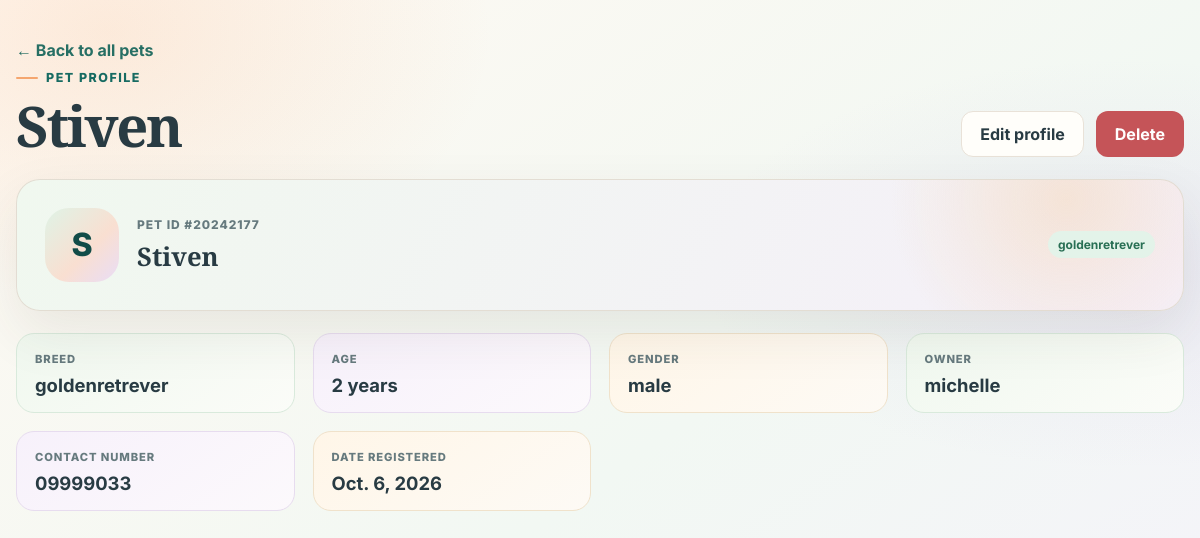
The page /pets/3/ on the database its author committed.
### Elemino_project/Elemino_app/models.py (models this page shows, shortened)
class Performance(models.Model):
    pet_id = models.IntegerField(unique=True)
    pet_name = models.CharField(max_length=100)
    pet_type = models.CharField(max_length=100)
    breed = models.CharField(max_length=100)
    age = models.IntegerField()
    gender = models.CharField(max_length=100)
    owner_name = models.CharField(max_length=100)
    contact_number = models.CharField(max_length=100)
    date_registered = models.DateField()
    class Meta:
        ordering = ['pet_name']

### Elemino_project/Elemino_app/views.py (the view)
# urls.py: path('pets/<int:pk>/', views.pet_detail, name='pet_detail'),
def pet_detail(request, pk):
    pet = get_object_or_404(Performance, pk=pk)
    return render(request, 'Elemino_app/pet_detail.html', {'pet': pet})

### Elemino_project/Elemino_app/templates/Elemino_app/pet_detail.html (shortened to what this page needs)
{% load static %}
<!DOCTYPE html>
<html lang="en">
<head>
    <link rel="stylesheet" href="{% static 'Elemino_app/styles.css' %}">
</head>
<body>
    <main class="shell detail-shell">
        <header class="page-header detail-header">
            <div class="header-copy">
                <a class="back-link" href="{% url 'pet_list' %}">← Back to all pets</a>
                <p class="eyebrow">Pet profile</p>
                <h1>{{ pet.pet_name }}</h1>
            </div>
            <div class="action-group">
                <a class="secondary-button" href="{% url 'pet_update' pet.pk %}">Edit profile</a>
                <a class="danger-button" href="{% url 'pet_delete' pet.pk %}">Delete</a>
            </div>
        </header>
        <section class="hero-card" aria-label="Pet overview">
            <div class="pet-profile">
                <div class="pet-profile-main">
                    <div class="pet-spotlight">{{ pet.pet_name|first|upper }}</div>
                    <div>
                        <p class="meta-line">Pet ID #{{ pet.pet_id }}</p>
                        <h2>{{ pet.pet_name }}</h2>
                    </div>
                </div>
                <span class="pet-type">{{ pet.pet_type }}</span>
            </div>
        </section>
        <section class="info-grid" aria-label="Pet details">
            <article class="info-card">
                <div class="label">Breed</div>
                <div class="value">{{ pet.breed }}</div>
            </article>
            <article class="info-card">
                <div class="label">Age</div>
                <div class="value">{{ pet.age }} years</div>
            </article>
            <article class="info-card">
                <div class="label">Gender</div>
                <div class="value">{{ pet.gender }}</div>
            </article>
            <article class="info-card">
                <div class="label">Owner</div>
                <div class="value">{{ pet.owner_name }}</div>
            </article>
            <article class="info-card">
                <div class="label">Contact Number</div>
                <div class="value">{{ pet.contact_number }}</div>
            </article>
            <article class="info-card">
                <div class="label">Date Registered</div>
                <div class="value">{{ pet.date_registered }}</div>
            </article>
        </section>
    </main>
</body>
</html>

### rows shown on the page
Performance: pet_name "Stiven", pet_name|first "S", pet_id "20242177", pet_type "goldenretrever", breed "goldenretrever", age "2", gender "male", owner_name "michelle", contact_number "09999033", date_registered "Oct. 6, 2026"
